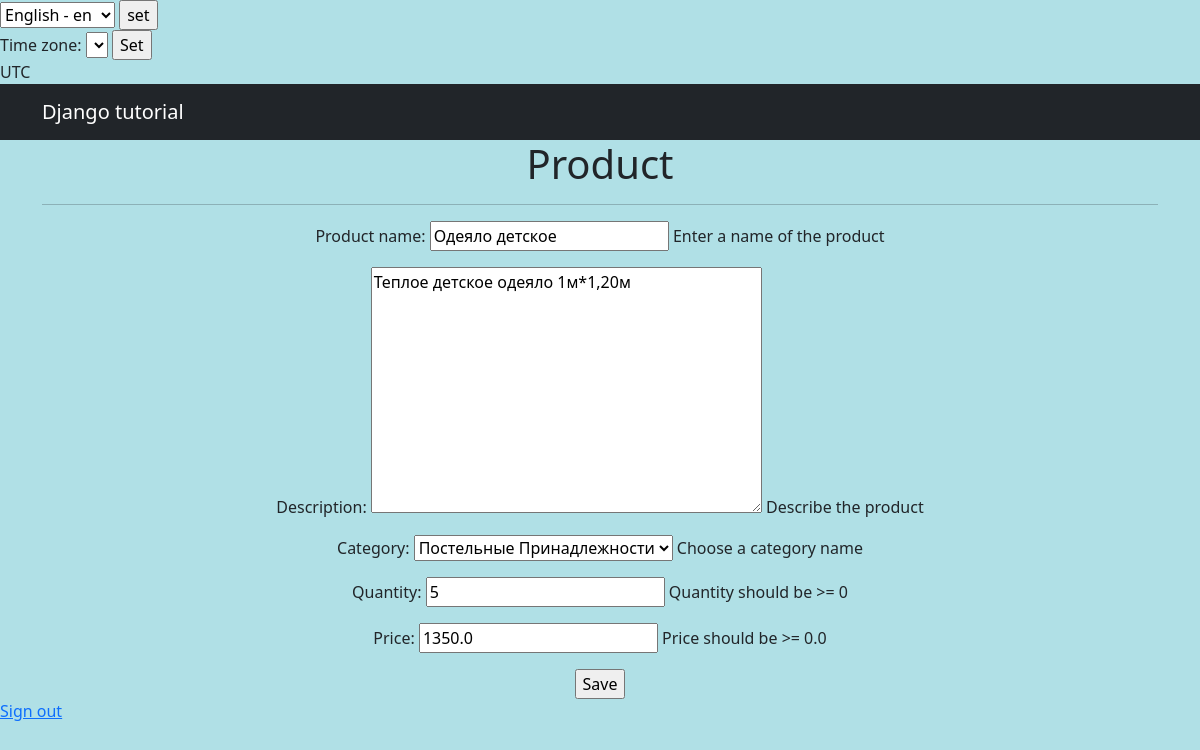
Before: /products/12/update/ (signed in) with the older database file.
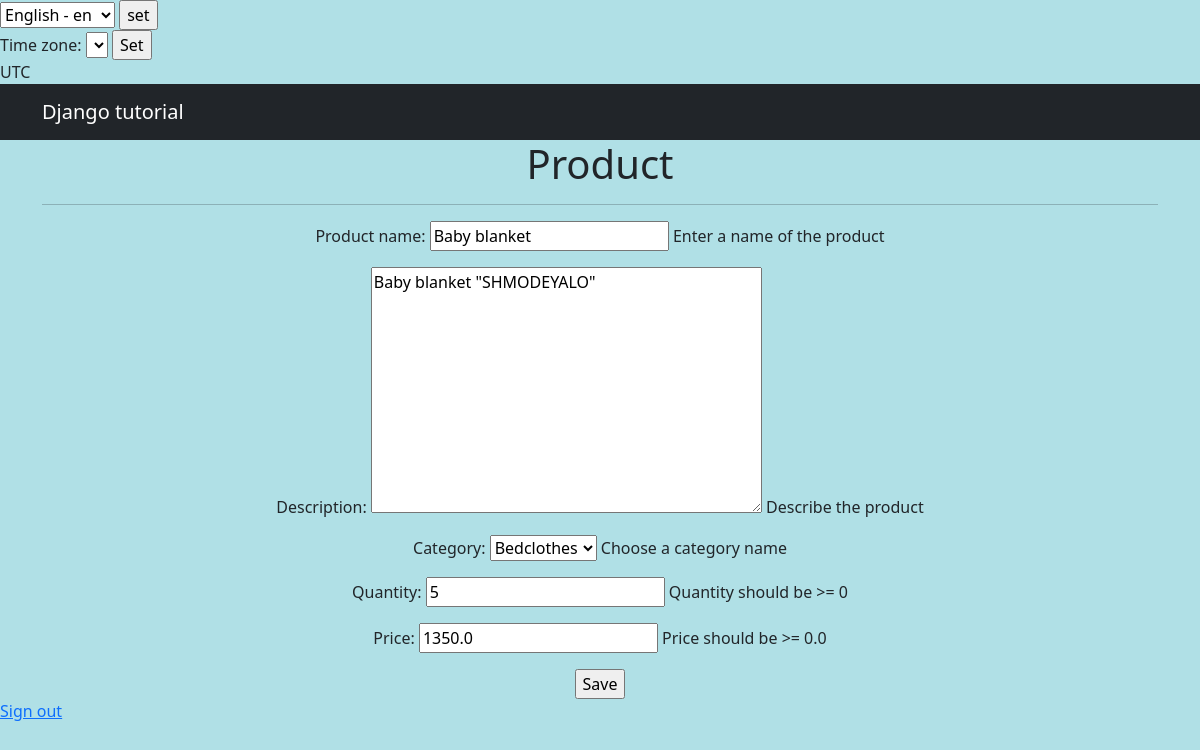
After: the same page with the newer database file.
### simpleapp/models.py (models this page shows, shortened)
class Product(models.Model):
    name = models.CharField(
        max_length=50,
        unique=True,  # названия товаров не должны повторяться
        verbose_name=gettext_lazy('Product name'),
        help_text=gettext_lazy('Enter a name of the product'),
    )
    description = models.TextField(
        verbose_name=gettext_lazy('Description'),
        help_text=gettext_lazy('Describe the product'),
    )
    quantity = models.IntegerField(
        validators=[MinValueValidator(0, gettext_lazy('Quantity should be >= 0'))],
        verbose_name=gettext_lazy('Quantity'),
        help_text=gettext_lazy('Quantity should be >= 0'),
    )
    category = models.ForeignKey(
        to='Category',
        on_delete=models.CASCADE,
        related_name='products',  # все продукты в категории будут доступны через поле products
        verbose_name=gettext_lazy('Category'),
        help_text=gettext_lazy('Choose a category name'),
    )
    price = models.FloatField(
        validators=[MinValueValidator(0.0, gettext_lazy('Price should be >= 0.0'))],
        verbose_name=gettext_lazy('Price'),
        help_text=gettext_lazy('Price should be >= 0.0'),
    )
    class Meta:  # Возвращает название категории во множественном или единственном числе в админпанеле
        verbose_name = _('Product')
        verbose_name_plural = _('Products')

class Category(models.Model):
    name = models.CharField(
        max_length=100,
        unique=True,
        verbose_name=gettext_lazy('Category'),
        help_text=gettext_lazy('Category name'),
    )
    def __str__(self):
        return f'{self.name.title()}'
    class Meta:  # Возвращает название категории во множественном или единственном числе в админпанеле
        verbose_name = _('Category')
        verbose_name_plural = _('Categories')

### simpleapp/views.py (the view)
# urls.py: path('<int:pk>/update/', ProductUpdate.as_view(), name='product_update'),
class ProductUpdate(PermissionRequiredMixin, UpdateView):
    permission_required = ('simpleapp.change_product',)
    form_class = ProductForm
    model = Product
    template_name = 'product_edit.html'

### simpleapp/forms.py (shortened to what this page needs)
class ProductForm(forms.ModelForm):
    class Meta:
        model = Product
        fields = [
            'name',
            'description',
            'category',
            'quantity',
            'price',
        ]

### templates/product_edit.html (shortened to what this page needs)
{% extends 'flatpages/default.html' %}
{% load i18n %}
{% block content %}
<h1>{% trans 'Product' %}</h1>
<hr>
<form action="" method="post">
    {{ form.as_p }}
    <input type="submit" value="Save" />
</form>
{% endblock content %}

Changed rows visible on the page:
changed Product: name "Одеяло детское" → "Baby blanket"; description "Теплое детское одеяло 1м*1,20м" → "Baby blanket \"SHMODEYALO\""; category "Постельные Принадлежности" → "Bedclothes"
